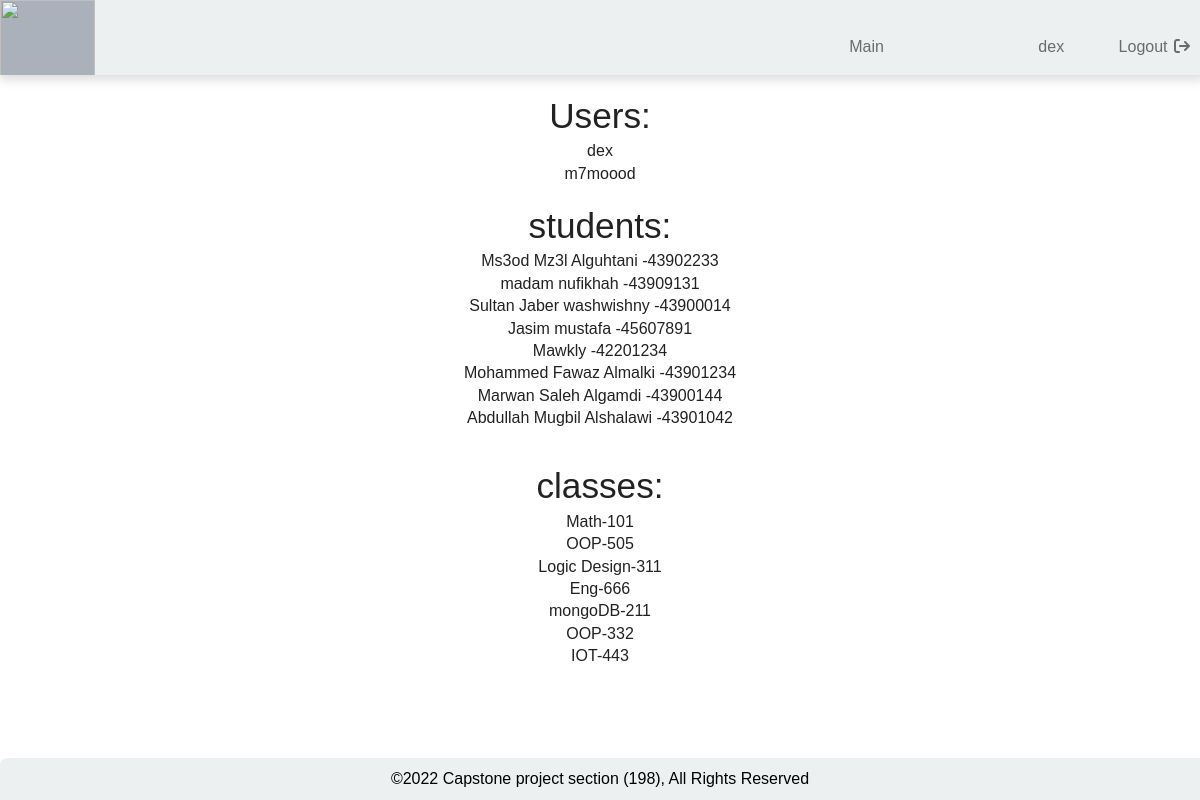
Screenshot of /Hadir/detail (signed in) with the database file from the repository.
### HadirApp/models.py (models this page shows, shortened)
class Student(models.Model):
    name = models.CharField(max_length=60, unique=True)
    student_id = models.CharField(
        primary_key=True, max_length=8, validators=[RegexValidator(r'^(4)(\d{7})$')])
    reg_date = models.DateTimeField('date registered',  auto_now_add=True)
    classes = models.ManyToManyField(Class)

class Class(models.Model):
    instructor = models.ForeignKey(User, null=True, on_delete=models.SET_NULL)
    class_id = models.CharField(primary_key=True, max_length=3, validators=[
                                RegexValidator(r'\d{3}')])
    class_name = models.CharField(max_length=50)
    classImgs = models.FileField(max_length=300, null=True)
    def __str__(self):
        return (f'{self.class_name}-{self.class_id}')

### HadirApp/views.py (the view)
# urls.py: path('Hadir/detail', views.detail, name="detail"),
@login_required(login_url='./login')
def detail(request):
    users = User.objects.all()
    students = Student.objects.all()
    classes = Class.objects.all()
    context = {'users': users, 'students': students, 'classes': classes}
    return render(request, 'HadirApp/detail.html', context)

### HadirApp/templates/HadirApp/detail.html (shortened to what this page needs)
{% extends 'HadirApp/base.html' %}
{% block main_content %}
{% if users %}
<h1>Users:</h1>
{% for user in users %}
<p>{{user.username}}</p>
{% endfor %}
{% endif %}
<br>
{% if students %}
<h1>students:</h1>
{% for student in students %}
<p>{{student.name}} -{{student.student_id}}</p>
{% endfor %}
{% endif %}
<br>
<br>
{% if classes %}
<h1>classes:</h1>
{% for class in classes %}
<p>{{class}}</p>
{% endfor %}
{% endif %}
<br>
{% endblock %}

### HadirApp/templates/HadirApp/base.html (shortened to what this page needs)
{% load static %}
<!DOCTYPE html>
<html lang="en">
<head>
    <link rel="stylesheet" href="{% static 'Hadir/main.css' %}">
    <link rel="stylesheet" href="{% static 'Hadir/log-reg-style.css' %}">
    <link rel="stylesheet" href="{% static 'Hadir/class.css' %}">
    <link rel="stylesheet" href="{% static 'Hadir/attendance.css' %}">
    <link rel="stylesheet" href="https://cdnjs.cloudflare.com/ajax/libs/font-awesome/6.0.0/css/all.min.css" />
</head>
<body>
    <div class="page-wrapper">
        <div class="nav-wrapper">
            <nav class="navbar">
                <a href="/Hadir/"><img src="{% static '/Hadir/media/logo.png' %}"></a>
                <ul class="nav no-search">
                    {% if user.is_authenticated %}
                    <a class="nav-item" id="main" href="/Hadir/main">Main</a>
                    <a class="nav-item" id="username">{{user.username}}</a>
                    <a class="nav-item" href="/Hadir/logout">Logout <i style="margin-left: 2px;"
                            class="fa-solid fa-arrow-right-from-bracket"></i>
                    </a>
                    {% else %}
                    <a class="nav-item" href="/Hadir/register">Register</a>
                    <a class="nav-item" href="/Hadir/login">Login</a>
                    {% endif %}
                </ul>
            </nav>
            <br>
            {% block main_content %}
            {% endblock %}
            <br>
            <footer>
                <p> ©2022
                    Capstone project section (198), All Rights Reserved
                </p>
            </footer>
</body>

### HadirApp/static/Hadir/main.css (style rules this page uses)
* { margin: 0; padding: 0; box-sizing: border-box; font-family: 'Lato', 'Arial', sans-serif; scroll-behavior: smooth; }
h1, p { text-align: center; line-height: 1.4; }
h1 { font-size: 2.2rem; }
.page-wrapper { width: 100%; height: auto; }
.nav-wrapper { width: 100%; position: -webkit-sticky; background-color: #fff; min-height: 100vh; }
.navbar { display: grid; grid-template-columns: 1fr 3fr; align-items: center; height: 75px; overflow: hidden; background: #ECF0F1; box-shadow: 2px 2px 10px 3px #ddd; }
#main { align-self: center; position: relative; right: 100px; }
.navbar img { height: 90px; width: 95px; background: rgba(17, 31, 62, 0.3) }
.navbar ul { list-style: none; position: relative; right: 10px; justify-self: end; }
#username { color: #6b6b6b; user-select: none; }
.nav-item { padding-left: 50px; color: #6b6b6b; font-weight: 400; text-decoration: none; }
.no-search { transform: translate(0); transition: transform 0.7s ease-in-out; }
footer { width: 100%; position: absolute; bottom: 0; padding: 10px 0 10px 0; font-family: Arial, Helvetica, sans-serif; background-color: #ECF0F1; border-top-left-radius: 7px; }
footer p { margin: 0 3px; font-size: 16px; font-weight: 400; }

### HadirApp/static/Hadir/log-reg-style.css (style rules this page uses)
html { scroll-behavior: smooth; height: 100%; background-image: url('https://images.unsplash.com/photo-1435224668334-0f82ec57b605?ixlib=rb-1.2.1&ixid=MnwxMjA3fDB8MHxwaG90by1yZWxhdGVkfDd8fHxlbnwwfHx8fA%3D%3D&w=1000&q=80'); background-position: center; background-repeat: no-repeat; background-size: cover; }
footer p { color: black; }

### HadirApp/static/Hadir/class.css (style rules this page uses)
html { scroll-behavior: smooth; height: 100%; background: #eef0ef; background-position: center; background-repeat: no-repeat; background-size: cover; }

### HadirApp/static/Hadir/attendance.css (style rules this page uses)
body { background-color: #b6b4b4; font-family: Helvetica, sans-serif; color: #222; scroll-behavior: smooth; }
* { margin: 0; padding: 0; border: 0; font-size: 100%; font: inherit; vertical-align: baseline; box-sizing: content-box; }
body { line-height: 1; }
ol, ul { list-style: none; }

### rows the page displays
Student: name "Ms3od Mz3l Alguhtani", student_id "43902233"
Student: name "madam nufikhah", student_id "43909131"
Student: name "Sultan Jaber washwishny", student_id "43900014"
Student: name "Jasim mustafa", student_id "45607891"
Student: name "Mawkly", student_id "42201234"
Student: name "Mohammed Fawaz Almalki", student_id "43901234"
Student: name "Marwan Saleh Algamdi", student_id "43900144"
Student: name "Abdullah Mugbil Alshalawi", student_id "43901042"
Class: class_name+class_id "Math-101"
Class: class_name+class_id "OOP-505"
Class: class_name+class_id "Logic Design-311"
Class: class_name+class_id "Eng-666"
Class: class_name+class_id "mongoDB-211"
Class: class_name+class_id "OOP-332"
Class: class_name+class_id "IOT-443"

### other values shown
{{ user.username }} "dex"
{{ user.username }} "m7moood"
